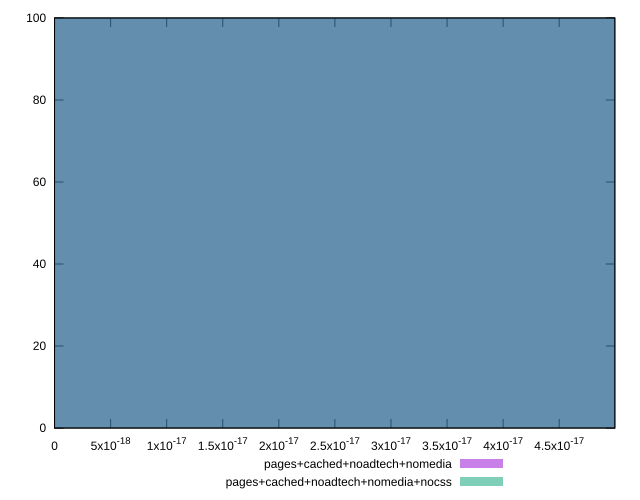

This chart was generated by the following gnuplot code:
reset

$pagesCachedNoadtechNomedia <<EOF
0 100
EOF

$pagesCachedNoadtechNomediaNocss <<EOF
0 100
EOF

set key outside below
set boxwidth 1e-12
set xrange [0:4.9960036108132046e-17]
set yrange [0:100]
set trange [0:100]
set style fill transparent solid 0.5 noborder
set terminal svg size 640, 500 enhanced background rgb 'white'
set output "report_00014_2021-02-09T15:56:05.503Z/meta/score-difference/comparison/histogram/3_vs_4.svg"

plot $pagesCachedNoadtechNomedia title "pages+cached+noadtech+nomedia" with boxes, \
     $pagesCachedNoadtechNomediaNocss title "pages+cached+noadtech+nomedia+nocss" with boxes

reset
